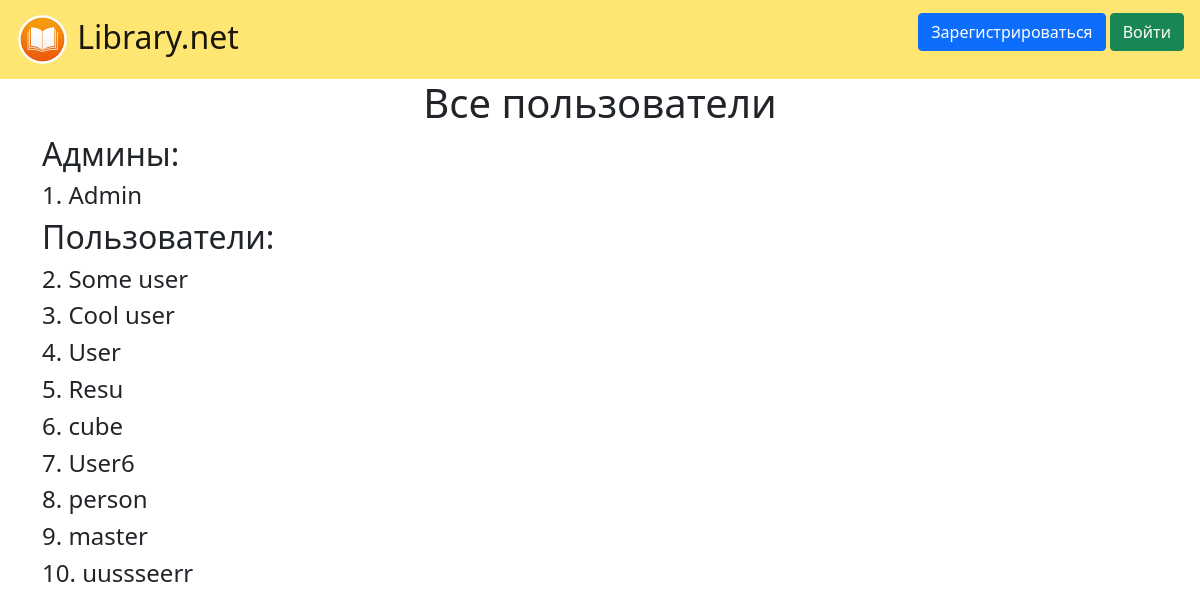
Screenshot of /users with the database file from the repository.
### data/users.py (models this page shows, shortened)
class User(SqlAlchemyBase, UserMixin, SerializerMixin):
    __tablename__ = 'users'
    id = sqlalchemy.Column(sqlalchemy.Integer,
                           primary_key=True, autoincrement=True)  # айди
    name = sqlalchemy.Column(sqlalchemy.String, nullable=True)  # имя пользователя
    about = sqlalchemy.Column(sqlalchemy.String, nullable=True)  # описание
    email = sqlalchemy.Column(sqlalchemy.String,
                              index=True, unique=True, nullable=True)  # адрес почты
    position = sqlalchemy.Column(sqlalchemy.String, nullable=True)  # должность
    hashed_password = sqlalchemy.Column(sqlalchemy.String, nullable=True)  # пароль
    created_date = sqlalchemy.Column(sqlalchemy.DateTime,
                                     default=datetime.datetime.now)  # дата создания

### main.py (the view)
@app.route("/users")
def users():
    db_sess = db_session.create_session()
    users = db_sess.query(User).all()
    return render_template("users.html", users=users, title='Список пользователей')

### data/db_session.py (called while the page is built)
def create_session() -> Session:
    global __factory
    return __factory()

### templates/users.html
{% extends "base.html" %}
{% block content %}
<h1>Все пользователи</h1>
{% for item in users%}
    {% if item.position == 'admin'%}
        <h2>Админы:</h2>
        <h4>{{loop.index}}. {{item.name}}</h4>
    <h2>Пользователи:</h2>
    {% elif item.position == 'user'%}
        <h4>{{loop.index}}. {{item.name}}</h4>
    {% endif %}
{% endfor %}
{% endblock %}

### static/css/style.css (style rules this page uses)
h1 { text-align: center }

### rows the page displays
User: name "Admin"
User: name "Some user"
User: name "Cool user"
User: name "User"
User: name "Resu"
User: name "cube"
User: name "User6"
User: name "person"
User: name "master"
User: name "uussseerr"
